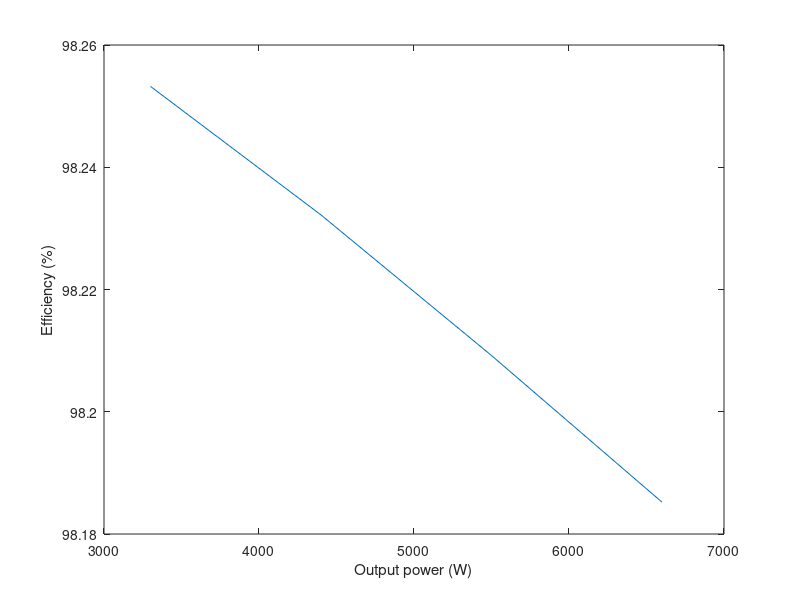
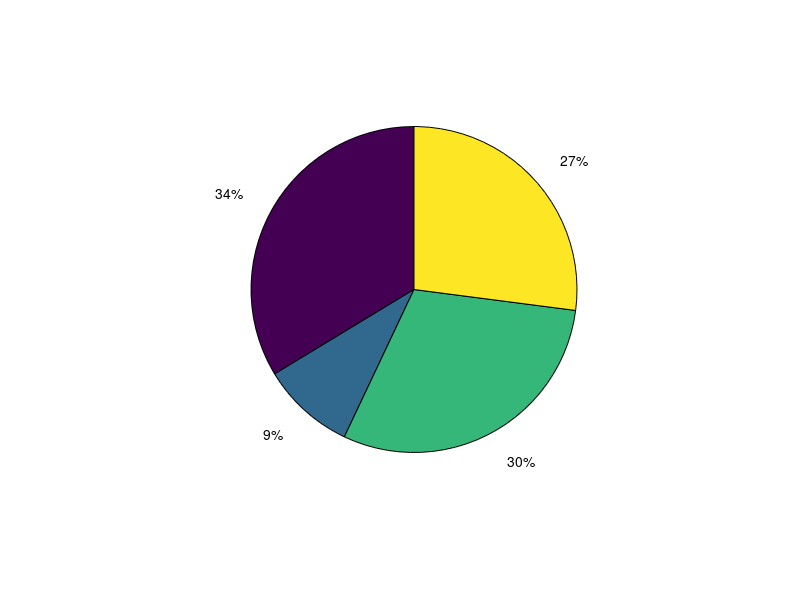

These figures' MATLAB source, in order: (Note: this script raises an error after producing the figures.)
clear;
close all;
clc;

% Parameters
Ron = 40e-3; 
Coss = 85e-12;

% Full load to half load graph
Pout = [6.6e3 5.5e3 4.4e3 3.3e3];
V_ac = 230;
f = 60;
Vc = 400;
Iout = Pout./Vc;
delta_Vc_pp = 20;
delta_Vc  = delta_Vc_pp/2;

Vg = V_ac*sqrt(2);
D = 1-(Vg/Vc);
D_prime = 1-D;
Ig = Iout./D_prime;

P_L = Pout.*0.5*0.01;

fs = 100e3; % We are still in safe operating area
Ts = 1/fs;

eta_min = 0.978;

I_ac = Pout/(eta_min*V_ac);
I_switch_rms = I_ac*sqrt(1-(8*Vg)/(3*pi*Vc));
P_switch_con = I_switch_rms.^2.*Ron;

P_sw = 0.5*Coss*Vc^2*fs;

P_switch = P_switch_con + P_sw;

I_D_rms = I_ac*sqrt(8*Vg/(3*pi*Vc));
V_F_D1 = 1.5;
P_D = I_D_rms.*V_F_D1;

V_F_D2 = 0.795;
Iavg = 2*sqrt(2)*Pout./(pi*V_ac);
P_DBR = 2*Iavg.*V_F_D2;

P_losses = P_DBR + P_switch + P_D + P_L;

efficiency = Pout./(Pout+P_losses);

% Efficiency curve
figure;
plot(Pout,efficiency*100);
xlabel('Output power (W)');
ylabel('Efficiency (%)');

% Full load pie chart
X = [P_DBR(1) P_switch(1) P_D(1) P_L(1)];
figure;
p = pie(X);

pText = findobj(p,'Type','text');
percentValues = get(pText,'String'); 
txt = {'Rectifier losses: ';'MOSFET losses: ';'Diode losses: ';'Inductor losses: '}; 
combinedtxt = strcat(txt,percentValues);

pText(1).String = combinedtxt(1);
pText(2).String = combinedtxt(2);
pText(3).String = combinedtxt(3);
pText(4).String = combinedtxt(4);